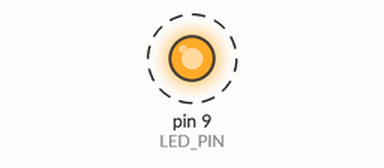
Recording of a sketch running on a simulated Arduino Uno, built with avr-gcc and run on an emulated ATmega328P. On the bench: output pins drawn as LEDs (lit = HIGH). Dashed ring = blinking. Pins used as bus, display or sensor lines are not drawn; what the sketch prints to the serial monitor is not drawn.

Above: at 0.8 s.
Timing chart, 0 to 3.2 s (numbered marks = the images above):
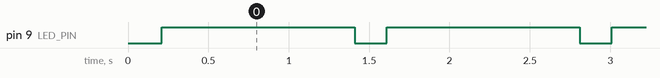

The sketch:

250.ino
```cpp
#include <SPI.h>

// Pin definitions
const int CS_PIN = 10; // Chip select pin for the AD7124
const int LED_PIN = 9; // LED pin

// Function prototypes
void setupAD7124();
float readTemperature();
float readResistance();
void blinkLED(int times);

void setup() {
  Serial.begin(9600);
  pinMode(CS_PIN, OUTPUT);
  pinMode(LED_PIN, OUTPUT);
  digitalWrite(CS_PIN, HIGH); // Set CS high (inactive)

  SPI.begin();
  setupAD7124(); // Initialize the AD7124

  Serial.println("CN-0381 RTD Thermometer");
}

void loop() {
  // Read temperature and resistance
  float temperature = readTemperature();
  float resistance = readResistance();

  Serial.print("Temperature (°C): ");
  Serial.print(temperature);
  Serial.print(", Resistance (Ω): ");
  Serial.println(resistance);

  // Blink the LED to indicate a reading
  blinkLED(1);

  delay(1000); // Wait before the next read
}

// Function to initialize the AD7124
void setupAD7124() {
  // Configure the necessary registers for the AD7124
  // Example initialization code (you will need to customize this)
  // writeRegister(...); // Write your register configuration here
}

// Function to read the temperature
float readTemperature() {
  // Add the code to read temperature from the RTD using the AD7124
  // Implement the conversion from ADC reading to temperature
  return 0.0; // Placeholder return value
}

// Function to read the resistance
float readResistance() {
  // Add the code to read resistance from the RTD
  return 0.0; // Placeholder return value
}

// Function to blink the LED
void blinkLED(int times) {
  for (int i = 0; i < times; i++) {
    digitalWrite(LED_PIN, LOW); // Turn on LED
    delay(200);
    digitalWrite(LED_PIN, HIGH); // Turn off LED
    delay(200);
  }
}
```

Measured:
- by itself, pin 9 (LED_PIN): alternates HIGH for 1.2 s and LOW for 0.20 s
